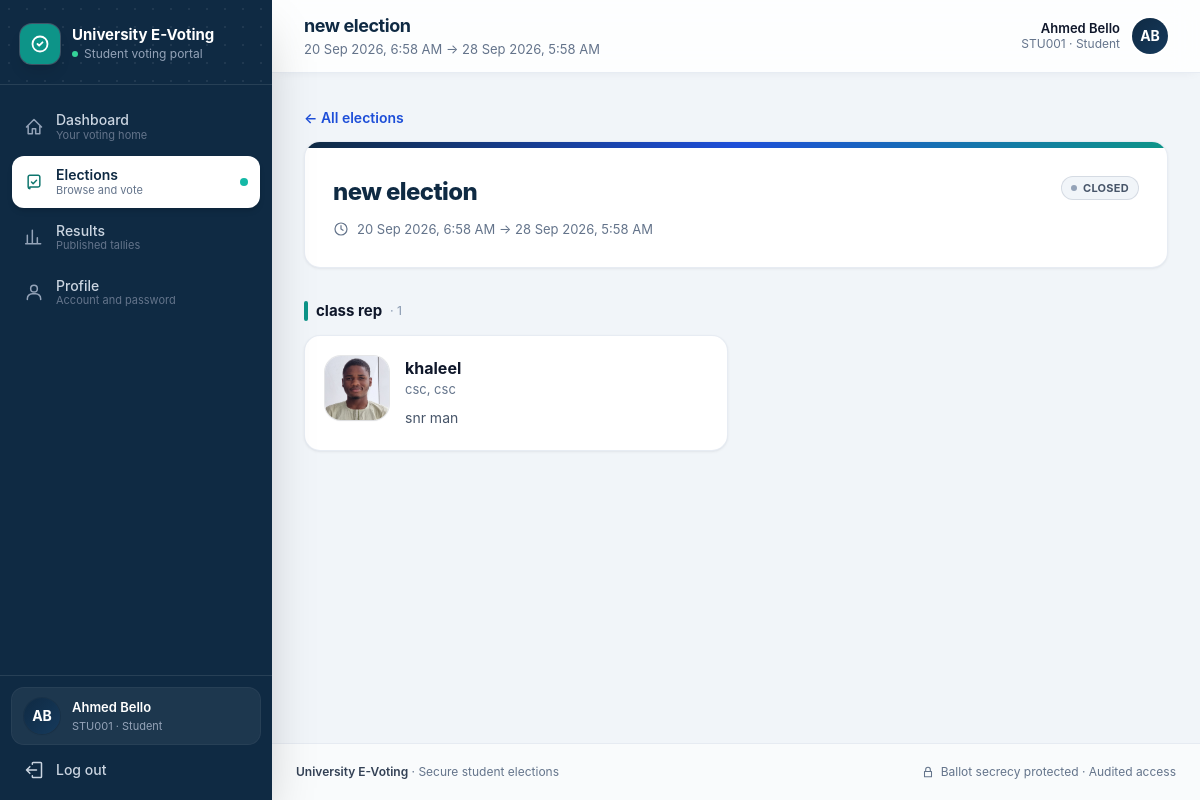
Screenshot of /student/election.php?id=2 (signed in) with the database file from the repository.
### tables this page shows
CREATE TABLE settings (
        name TEXT PRIMARY KEY,
        val TEXT NOT NULL
    );

CREATE TABLE users (
        id INTEGER PRIMARY KEY AUTOINCREMENT,
        student_id TEXT NOT NULL UNIQUE,
        name TEXT NOT NULL,
        email TEXT,
        department TEXT,
        password TEXT NOT NULL,
        role TEXT NOT NULL DEFAULT 'student' CHECK (role IN ('admin','student')),
        status TEXT NOT NULL DEFAULT 'active' CHECK (status IN ('active','inactive')),
        created_at TEXT NOT NULL
    );

CREATE TABLE elections (
        id INTEGER PRIMARY KEY AUTOINCREMENT,
        title TEXT NOT NULL,
        description TEXT,
        start_time TEXT NOT NULL,
        end_time TEXT NOT NULL,
        status TEXT NOT NULL DEFAULT 'DRAFT' CHECK (status IN ('DRAFT','UPCOMING','OPEN','CLOSED')),
        created_at TEXT NOT NULL
    );

CREATE TABLE positions (
        id INTEGER PRIMARY KEY AUTOINCREMENT,
        election_id INTEGER NOT NULL REFERENCES elections(id) ON DELETE CASCADE,
        name TEXT NOT NULL,
        description TEXT
    );

CREATE TABLE candidates (
        id INTEGER PRIMARY KEY AUTOINCREMENT,
        position_id INTEGER NOT NULL REFERENCES positions(id) ON DELETE CASCADE,
        name TEXT NOT NULL,
        student_id TEXT,
        department TEXT,
        faculty TEXT,
        photo TEXT,
        bio TEXT,
        status TEXT NOT NULL DEFAULT 'active' CHECK (status IN ('active','withdrawn'))
    );

### includes/db.php (called while the page is built, shortened)
<?php
function db(): PDO
{
    static $pdo = null;
    if ($pdo instanceof PDO) {
        return $pdo;
    }
    $pdo = new PDO('sqlite:' . DB_PATH, null, null, [
        PDO::ATTR_ERRMODE => PDO::ERRMODE_EXCEPTION,
        PDO::ATTR_DEFAULT_FETCH_MODE => PDO::FETCH_ASSOC,
        PDO::ATTR_EMULATE_PREPARES => false,
    ]);
    $pdo->exec('PRAGMA foreign_keys = ON');
    $pdo->exec('PRAGMA busy_timeout = 5000');
    return $pdo;
}
function db_run(string $sql, array $p = []): PDOStatement
{
    $st = db()->prepare($sql);
    $st->execute($p);
    return $st;
}
function db_all(string $sql, array $p = []): array { return db_run($sql, $p)->fetchAll(); }
function db_one(string $sql, array $p = []): ?array
{
    $r = db_run($sql, $p)->fetch();
    return $r === false ? null : $r;
}
function db_val(string $sql, array $p = []) { return db_run($sql, $p)->fetchColumn(); }

### includes/voting.php (called while the page is built, shortened)
<?php
function ballot_positions(int $eid): array
{
    $pos = db_all('SELECT * FROM positions WHERE election_id = ? ORDER BY id', [$eid]);
    foreach ($pos as &$p) {
        $p['candidates'] = db_all("SELECT * FROM candidates WHERE position_id = ? AND status='active' ORDER BY name", [$p['id']]);
    }
    return $pos;
}

### student/election.php (the view, shortened to what this page needs)
<?php
require __DIR__ . '/../includes/layout.php';
$u = require_login('student');
$id = (int) ($_GET['id'] ?? 0);
if ($id) {
    $el = db_one("SELECT * FROM elections WHERE id = ? AND status != 'DRAFT'", [$id]);
    $positions = ballot_positions($id);
    layout_start($el['title'], 'elections', fmt_dt($el['start_time']) . ' → ' . fmt_dt($el['end_time']));
    ?>
    <a href="<?= e(url('student/election.php')) ?>" class="inline-flex items-center gap-1.5 text-sm font-semibold text-blue-700 hover:underline">← All elections</a>
    <div class="card animate-fade-up mt-3 overflow-hidden">
      <div class="h-1.5 bg-gradient-to-r from-navy via-blue-700 to-teal-600"></div>
      <div class="p-6 sm:p-7">
        <div class="flex flex-wrap items-start justify-between gap-3">
          <div class="min-w-0">
            <h2 class="text-xl font-extrabold tracking-tight text-navy sm:text-2xl"><?= e($el['title']) ?></h2>
            <p class="mt-3 flex items-center gap-2 text-[13px] text-slate-500"><?= icon('clock', 'h-4 w-4') ?><?= e(fmt_dt($el['start_time'])) ?> → <?= e(fmt_dt($el['end_time'])) ?></p>
          </div>
          <?= status_badge($el['status']) ?>
        </div>
      </div>
    </div>
    <?php foreach ($positions as $p): ?>
      <h3 class="mb-3 mt-8 flex items-center gap-2 text-[15px] font-bold text-slate-900"><span class="h-5 w-1 rounded-full bg-teal-600"></span><?= e($p['name']) ?> <span class="text-xs font-medium text-slate-400">· <?= count($p['candidates']) ?></span></h3>
      <div class="grid gap-4 md:grid-cols-2">
        <?php foreach ($p['candidates'] as $c): ?>
          <article class="card card-hover flex gap-4 p-5">
            <?= avatar($c['name'], $c['photo'], 'h-16 w-16 !rounded-2xl') ?>
            <div class="min-w-0">
              <p class="font-bold text-slate-900"><?= e($c['name']) ?></p>
              <p class="text-[13px] text-slate-500"><?= e(trim(($c['department'] ?? '') . ($c['faculty'] ? ', ' . $c['faculty'] : ''), ', ')) ?: 'Candidate' ?></p>
              <?php if ($c['bio']): ?><p class="mt-2 text-sm leading-relaxed text-slate-600"><?= e($c['bio']) ?></p><?php endif; ?>
            </div>
          </article>
        <?php endforeach; ?>
      </div>
    <?php endforeach;
    layout_end();
    exit;
}
?>

### includes/layout.php (shortened to what this page needs)
<?php
require_once __DIR__ . '/bootstrap.php';
require_once __DIR__ . '/voting.php';
function icon(string $n, string $c = 'h-5 w-5'): string
{
    static $p = [
        'home' => 'M3 12l9-9 9 9M5 10v10h5v-6h4v6h5V10',
        'calendar' => 'M8 3v4m8-4v4M4 10h16M5 5h14a1 1 0 011 1v14a1 1 0 01-1 1H5a1 1 0 01-1-1V6a1 1 0 011-1z',
        'briefcase' => 'M4 8h16v11H4zM9 8V5h6v3M4 13h16',
        'id' => 'M3 5h18v14H3zM7 10h4M7 14h3M15 10h2M15 14h2',
        'users' => 'M16 19v-1a4 4 0 00-4-4H8a4 4 0 00-4 4v1M10 11a3.5 3.5 0 100-7 3.5 3.5 0 000 7zM20 19v-1a4 4 0 00-3-3.9M16 4.2a3.5 3.5 0 010 6.6',
        'user' => 'M12 12a4 4 0 100-8 4 4 0 000 8zM4 21v-1a6 6 0 016-6h4a6 6 0 016 6v1',
        'chart' => 'M4 20V10m6 10V4m6 16v-7m4 7H2',
        'shield' => 'M12 3l8 3v6c0 5-3.5 8-8 9-4.5-1-8-4-8-9V6l8-3zM9 12l2 2 4-4',
        'cog' => 'M4 6h10M18 6h2M4 12h4M12 12h8M4 18h12M20 18h0M14 4v4M8 10v4M16 16v4',
        'logout' => 'M15 12H3m0 0l4-4m-4 4l4 4M10 5V4a1 1 0 011-1h9a1 1 0 011 1v16a1 1 0 01-1 1h-9a1 1 0 01-1-1v-1',
        'check' => 'M9 12l2 2 4-4M21 12a9 9 0 11-18 0 9 9 0 0118 0z',
        'lock' => 'M6 11h12v9H6zM8 11V8a4 4 0 118 0v3',
        'menu' => 'M4 6h16M4 12h16M4 18h16',
        'vote' => 'M9 12l2 2 4-4m-8 8h10a2 2 0 002-2V6a2 2 0 00-2-2H7a2 2 0 00-2 2v12a2 2 0 002 2z',
        'spark' => 'M12 3l1.9 4.6L18.5 9.5l-4.6 1.9L12 16l-1.9-4.6L5.5 9.5l4.6-1.9L12 3zM19 15l.9 2.1L22 18l-2.1.9L19 21l-.9-2.1L16 18l2.1-.9L19 15z',
        'clock' => 'M12 21a9 9 0 100-18 9 9 0 000 18zM12 7v5l3 2',
        'alert' => 'M12 9v4m0 4h.01M10.3 3.9L1.8 18a2 2 0 001.7 3h17a2 2 0 001.7-3L13.7 3.9a2 2 0 00-3.4 0z',
        'info' => 'M12 22a10 10 0 100-20 10 10 0 000 20zM12 16v-4m0-4h.01',
    ];
    return '<svg class="' . $c . '" fill="none" viewBox="0 0 24 24" stroke="currentColor" stroke-width="1.8" stroke-linecap="round" stroke-linejoin="round" aria-hidden="true"><path d="' . ($p[$n] ?? '') . '"/></svg>';
}
function nav_items(string $role): array
{
    return [
        ['student/dashboard.php', 'Dashboard', 'home', 'dashboard', 'Your voting home'],
        ['student/election.php', 'Elections', 'vote', 'elections', 'Browse and vote'],
        ['student/results.php', 'Results', 'chart', 'results', 'Published tallies'],
        ['student/profile.php', 'Profile', 'user', 'profile', 'Account and password'],
    ];
}
function avatar(string $name, ?string $photo, string $size = 'h-12 w-12'): string
{
    if ($photo) {
        return '<img src="' . e(url('uploads/' . $photo)) . '" alt="" loading="lazy" class="' . $size . ' shrink-0 rounded-2xl object-cover ring-1 ring-slate-900/10 shadow-sm">';
    }
    $ini = '';
    foreach (array_slice(preg_split('/\s+/', trim($name)), 0, 2) as $w) {
        $ini .= strtoupper(substr($w, 0, 1));
    }
    return '<span class="' . $size . ' inline-flex shrink-0 items-center justify-center rounded-2xl bg-gradient-to-br from-navy to-navy-light text-sm font-bold text-white shadow-sm ring-1 ring-navy-dark/20">' . e($ini ?: '•') . '</span>';
}
function layout_start(string $title, string $active = '', string $subtitle = ''): void
{
    $u = current_user();
    $inst = setting('institution_name', 'University E-Voting');
    $items = $u ? nav_items($u['role']) : [];
    ?><!DOCTYPE html>
<html lang="en" class="h-full">
<head>
<link rel="stylesheet" href="<?= e(url('assets/css/app.css')) ?>">
</head>
<body class="h-full font-sans text-slate-800 antialiased">
<div class="min-h-full lg:flex">
  <aside id="sidebar" class="fixed inset-y-0 left-0 z-40 flex w-[17rem] -translate-x-full flex-col bg-navy text-slate-300 shadow-2xl transition-transform duration-200 print:hidden lg:sticky lg:top-0 lg:h-screen lg:translate-x-0 lg:shrink-0">
    <div class="relative overflow-hidden border-b border-white/10 px-5 pb-5 pt-6">
      <div class="bg-dots-white pointer-events-none absolute inset-0 opacity-40"></div>
      <div class="relative flex items-center gap-3">
        <span class="flex h-10 w-10 items-center justify-center rounded-xl bg-teal-600 text-white shadow-lg ring-1 ring-white/20">
          <svg class="h-5 w-5" fill="none" viewBox="0 0 24 24" stroke="currentColor" stroke-width="2.2" stroke-linecap="round" stroke-linejoin="round"><path d="M9 12l2 2 4-4M21 12a9 9 0 11-18 0 9 9 0 0118 0z"/></svg>
        </span>
        <div class="min-w-0">
          <p class="truncate text-[15px] font-bold leading-tight text-white"><?= e($inst) ?></p>
          <p class="mt-0.5 flex items-center gap-1.5 text-xs text-slate-400"><span class="inline-block h-1.5 w-1.5 rounded-full bg-emerald-400"></span><?= $u && $u['role'] === 'admin' ? 'Election administration' : 'Student voting portal' ?></p>
        </div>
      </div>
    </div>
    <nav class="flex-1 space-y-1 overflow-y-auto px-3 py-4" aria-label="Primary">
      <?php foreach ($items as [$href, $label, $ic, $key, $desc]): $on = $active === $key; ?>
        <a href="<?= e(url($href)) ?>" class="group flex items-center gap-3 rounded-xl px-3 py-2.5 text-sm transition-all <?= $on ? 'bg-white font-semibold text-navy shadow-md' : 'font-medium text-slate-300 hover:bg-white/[.07] hover:text-white' ?>" <?= $on ? 'aria-current="page"' : '' ?>>
          <span class="<?= $on ? 'text-teal-700' : 'text-slate-400 group-hover:text-slate-200' ?>"><?= icon($ic) ?></span>
          <span class="min-w-0 flex-1 leading-tight"><?= e($label) ?><span class="block text-[11px] font-normal <?= $on ? 'text-slate-500' : 'text-slate-500 group-hover:text-slate-400' ?>"><?= e($desc) ?></span></span>
          <?php if ($on): ?><span class="h-2 w-2 shrink-0 rounded-full bg-teal-500"></span><?php endif; ?>
        </a>
      <?php endforeach; ?>
    </nav>
    <?php if ($u): ?>
    <div class="border-t border-white/10 p-3">
      <div class="mb-2 flex items-center gap-3 rounded-xl bg-white/[.06] px-3 py-2.5 ring-1 ring-white/10">
        <?= avatar($u['name'], null, 'h-9 w-9 !rounded-full') ?>
        <div class="min-w-0 flex-1">
          <p class="truncate text-[13px] font-semibold text-white"><?= e($u['name']) ?></p>
          <p class="truncate text-[11px] text-slate-400"><?= e($u['student_id']) ?> · <?= $u['role'] === 'admin' ? 'Admin' : 'Student' ?></p>
        </div>
      </div>
      <form method="post" action="<?= e(url('logout.php')) ?>">
        <button type="submit" class="flex w-full items-center gap-3 rounded-xl px-3 py-2 text-sm font-medium text-slate-300 transition hover:bg-white/[.07] hover:text-white"><?= icon('logout') ?>Log out</button>
      </form>
    </div>
    <?php endif; ?>
  </aside>
  <div class="flex min-w-0 flex-1 flex-col">
    <header class="sticky top-0 z-20 border-b border-slate-200/80 bg-white/85 px-4 py-3 shadow-[0_1px_12px_-6px_rgb(15_42_67/.15)] backdrop-blur-md print:hidden sm:px-6 lg:px-8">
      <div class="mx-auto flex w-full max-w-6xl items-center gap-3">
        <div class="min-w-0">
          <h1 class="truncate text-[17px] font-bold tracking-tight text-navy sm:text-lg"><?= e($title) ?></h1>
          <?php if ($subtitle): ?><p class="truncate text-[13px] text-slate-500"><?= e($subtitle) ?></p><?php endif; ?>
        </div>
        <?php if ($u): ?>
          <div class="ml-auto flex items-center gap-3">
            <div class="hidden text-right sm:block">
              <p class="text-[13px] font-semibold leading-tight text-slate-900"><?= e($u['name']) ?></p>
              <p class="text-xs text-slate-500"><?= e($u['student_id']) ?> · <?= $u['role'] === 'admin' ? 'Administrator' : 'Student' ?></p>
            </div>
            <?= avatar($u['name'], null, 'h-9 w-9 !rounded-full ring-2 ring-white shadow') ?>
          </div>
        <?php endif; ?>
      </div>
    </header>
    <main class="mx-auto w-full max-w-6xl flex-1 p-4 sm:p-6 lg:p-8">
<?php
}
function layout_end(): void
{
    ?>
    </main>
    <footer class="border-t border-slate-200/80 bg-white/60 px-6 py-5 print:hidden">
      <div class="mx-auto flex w-full max-w-6xl flex-col items-center justify-between gap-2 text-xs text-slate-500 sm:flex-row">
        <p><span class="font-semibold text-slate-700"><?= e(setting('institution_name', 'University E-Voting')) ?></span> · Secure student elections</p>
        <p class="flex items-center gap-1.5"><?= icon('lock', 'h-3.5 w-3.5') ?> Ballot secrecy protected · Audited access</p>
      </div>
    </footer>
  </div>
</div>
</body>
</html>
<?php
}

### includes/bootstrap.php (shortened to what this page needs)
<?php
require_once __DIR__ . '/db.php';
function e($v): string { return htmlspecialchars((string) $v, ENT_QUOTES | ENT_SUBSTITUTE, 'UTF-8'); }
function url(string $path = ''): string { return BASE_URL . '/' . ltrim($path, '/'); }
function setting(string $name, string $default = ''): string
{
    $v = db_val('SELECT val FROM settings WHERE name = ?', [$name]);
    return $v === false ? $default : (string) $v;
}
function current_user(): ?array
{
    static $loaded = false, $user = null;
    if (!$loaded) {
        $loaded = true;
        $user = db_one('SELECT id,student_id,name,email,department,role,status FROM users WHERE id = ?', [$_SESSION['uid']]);
    }
    return $user;
}
function require_login(?string $role = null): array
{
    $u = current_user();
    return $u;
}
    ?><!DOCTYPE html>
</div></body></html><?php
function fmt_dt(?string $s): string { return $s ? date('j M Y, g:i A', strtotime($s)) : '—'; }
function status_badge(string $s): string
{
    $map = [
        'OPEN' => 'bg-emerald-50 text-emerald-700 ring-emerald-600/20', 'CLOSED' => 'bg-slate-100 text-slate-600 ring-slate-500/20',
        'UPCOMING' => 'bg-amber-50 text-amber-800 ring-amber-600/25', 'DRAFT' => 'bg-slate-100 text-slate-500 ring-slate-500/15',
        'active' => 'bg-emerald-50 text-emerald-700 ring-emerald-600/20', 'inactive' => 'bg-red-50 text-red-700 ring-red-600/20',
        'withdrawn' => 'bg-amber-50 text-amber-800 ring-amber-600/25',
    ];
    $dot = [
        'OPEN' => 'bg-emerald-500', 'active' => 'bg-emerald-500',
        'UPCOMING' => 'bg-amber-500', 'withdrawn' => 'bg-amber-500',
        'CLOSED' => 'bg-slate-400', 'DRAFT' => 'bg-slate-400', 'inactive' => 'bg-red-500',
    ][$s] ?? 'bg-slate-400';
    return '<span class="badge ' . ($map[$s] ?? 'bg-slate-100 text-slate-600 ring-slate-500/15') . '"><span class="h-1.5 w-1.5 rounded-full ' . $dot . '"></span>' . e(strtoupper($s)) . '</span>';
}

### rows the page displays
settings: val "University E-Voting"
users: name "Ahmed Bello", student "STU001"
elections: title "new election", start_time "20 Sep 2026, 6:58 AM", end_time "28 Sep 2026, 5:58 AM", status "CLOSED"
positions: name "class rep", count($p['candidates']) "1"
candidates: photo (picture), name "khaleel", department+faculty "csc, csc", bio "snr man"

### other values shown
$label "Dashboard"
$desc "Your voting home"
$label "Elections"
$desc "Browse and vote"
$label "Results"
$desc "Published tallies"
$label "Profile"
$desc "Account and password"
$ini ?: '•' "AB AB"
$title "new election"
$subtitle "20 Sep 2026, 6:58 AM → 28 Sep 2026, 5:58 AM"
